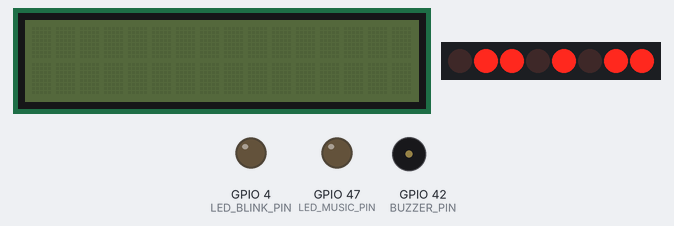
The sketch below on a simulated ESP32. On the bench: 16×2 character LCD, 8 port-expander outputs drawn as a row of LEDs (first output left, lit = HIGH), output pins drawn as LEDs (lit = HIGH), buzzer (waves = sounding). What the sketch prints to the serial monitor is not drawn.

Above: at 16.89 s.
At 17.94 s:
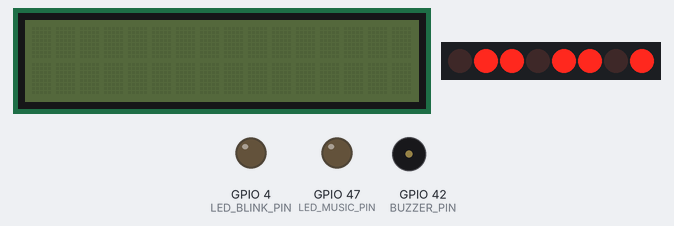
At 18.98 s:
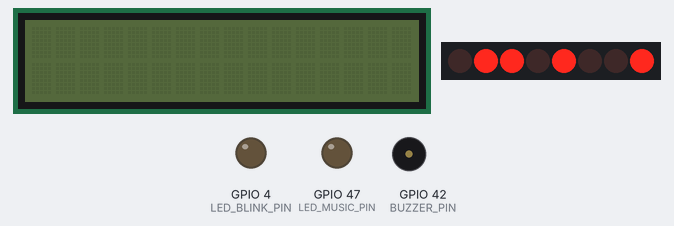
At 20.56 s:
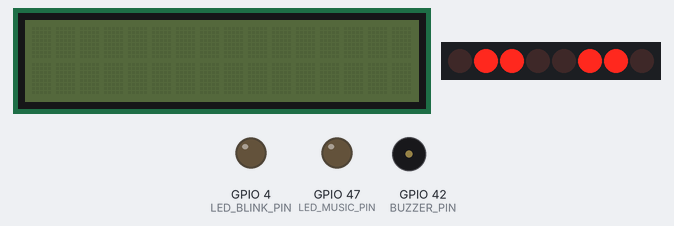
At 28.92 s:
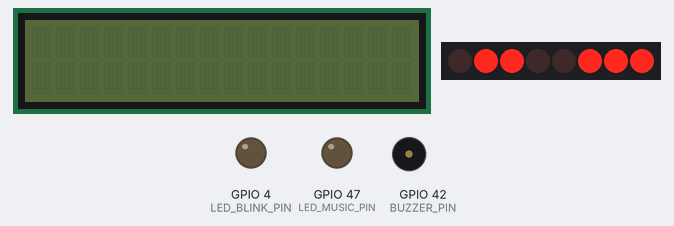
At 37.9 s:
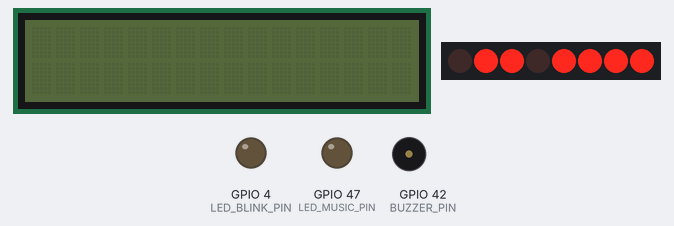
Timing chart, 0 to 40.0 s (numbered marks = the images above):
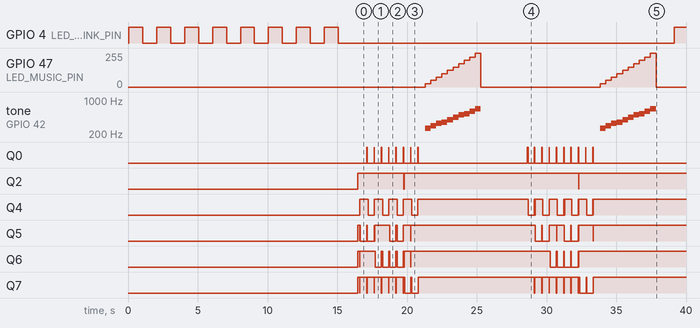

The sketch:

Lab3part2.ino
```cpp
#include <Wire.h>
#include <LiquidCrystal_I2C.h>

#define BIT_RS        0x01  // Bit 0: command (0) or data (1)
#define BIT_RW        0x02  // Bit 1: writing to (0) or reading from (1) the LCD
#define BIT_EN        0x04  // Bit 2: HIGH to signal the LCD that data or a command is incoming, and back to LOW to tell the LCD device to process it
#define BIT_BACKLIGHT 0x08  // Bit 3: backlight control bit, turn on (1), and turn off (0)

#define LED_BLINK_PIN  4    // Task 1: LED Blinker
#define LED_MUSIC_PIN  47    // Task 3: LED for buzzer
#define BUZZER_PIN     42    // Task 3: buzzer

#define BUZZER_CHANNEL 0
#define LED_CHANNEL    1

LiquidCrystal_I2C lcd(0x27, 16, 2);

// TCB (Task Control Block)
struct TCB {
  String name;           // Task name
  int priority;          // priority (1-4)
  bool isDone;           // is this task finish
  void (*task_func)();   // function pointer
};

// Task function
void taskLEDBlinker();
void taskCounter();
void taskMusicPlayer();
void taskAlphabetPrinter();

// TCB array
TCB myTasks[4] = {
  {"LED Blinker",      4, false, taskLEDBlinker},
  {"Counter",          3, false, taskCounter},
  {"Music Player",     2, false, taskMusicPlayer},
  {"Alphabet Printer", 1, false, taskAlphabetPrinter}
};

//Name: lcd_send
//Description: Take value and preprocess it then send to LCD
void lcd_send(uint8_t value, bool is_data) {
  uint8_t rs_bit = is_data ? BIT_RS : 0x00;
  uint8_t backlight_bit = BIT_BACKLIGHT;

  // 1. first half data (Bits 4-7)
  uint8_t high_nibble = value & 0xF0;

  Wire.beginTransmission(0x27);
  Wire.write(high_nibble | backlight_bit | BIT_EN | rs_bit);
  Wire.write(high_nibble | backlight_bit | 0x00 | rs_bit);
  Wire.endTransmission();
  delay(1);

  // 2. second half data
  uint8_t low_nibble = (value << 4) & 0xF0;

  Wire.beginTransmission(0x27);
  Wire.write(low_nibble | backlight_bit | BIT_EN | rs_bit);
  Wire.write(low_nibble | backlight_bit | 0x00 | rs_bit);
  Wire.endTransmission();
  delay(1);
}

// lcd command with select bit = 0
void lcd_command(uint8_t cmd) {
  lcd_send(cmd, false);
}

// lcd data with select bit = 1
void lcd_data(uint8_t data) {
  lcd_send(data, true);
}

void lcd_print(const char* str) {
  while (*str) {
    lcd_data(*str++);
  }
}

void lcd_print_int(int num) {
  if (num == 10) {
    lcd_data('1');
    lcd_data('0');
  } else {
    lcd_data('0' + num); // 1~9 ASCII
  }
}

// Task 1: LED Blinker (Turn an external LED on and off eight times in one second intervals)
void taskLEDBlinker() {
  for (int i = 0; i < 8; i++) {
    digitalWrite(LED_BLINK_PIN, HIGH);
    delay(1000);
    digitalWrite(LED_BLINK_PIN, LOW);
    delay(1000);
  }
}

// Task 2: Counter (Count up from 1 to 10 on LCD)
void taskCounter() {
  lcd_command(0x01); //clears the LCD screen
  delay(2);          //cleaning delay

  for (int i = 1; i <= 10; i++) {
    lcd_command(0x80); //set cursor to the first line
    lcd_print("Count: ");
    lcd_print_int(i);  //print int
    delay(500);
  }
}

// Task 3: Music player (Play a melody of ten notes on a buzzer and display the “notes” (read: different voltage levels) on a second LED.)
void taskMusicPlayer() {
  // Define 10 music symbol
  int notes[10] = {262, 294, 330, 349, 392, 440, 494, 523, 587, 659};
  // Define 10 different voltage corronsponding 10 music symbol
  int brightness[10] = {25, 50, 75, 100, 125, 150, 175, 200, 225, 255};

  for (int i = 0; i < 10; i++) {
    // ledcSetup(BUZZER_CHANNEL, notes[i], 8);
    // ledcWrite(BUZZER_CHANNEL, 128);
    ledcWriteTone(BUZZER_PIN, notes[i]);

    // Second LED voltage
    ledcWrite(LED_MUSIC_PIN, brightness[i]);

    delay(400);
  }

  ledcWrite(BUZZER_PIN, 0);
  ledcWrite(LED_MUSIC_PIN, 0);
}

// Task 4：Alphabet Printer
void taskAlphabetPrinter() {
  for (char c = 'A'; c <= 'Z'; c++) {
    Serial.print(c);
    if (c < 'Z') Serial.print(", ");
    delay(50);
  }
  Serial.println();
}

void setup() {
  Serial.begin(115200);
  Wire.begin();
  lcd.init();
  delay(2);

  // GPIO
  pinMode(LED_BLINK_PIN, OUTPUT);
  // ledcSetup(BUZZER_CHANNEL, 2000, 8);
  // ledcAttachPin(BUZZER_PIN, BUZZER_CHANNEL);
  // ledcSetup(LED_CHANNEL, 5000, 8);
  // ledcAttachPin(LED_MUSIC_PIN, LED_CHANNEL);

  ledcAttach(BUZZER_PIN, 2000, 8);
  ledcAttach(LED_MUSIC_PIN, 5000, 8);

  Serial.println("--- Scheduler Initialized with Manual LCD Driver ---");
}

void loop() {
  int highestPriority = -1;
  int targetIndex = -1;

  for (int i = 0; i < 4; i++) {
    if (!myTasks[i].isDone) {
      if (myTasks[i].priority > highestPriority) {
        highestPriority = myTasks[i].priority;
        targetIndex = i;
      }
    }
  }

  if (targetIndex != -1) {
    myTasks[targetIndex].task_func();
    myTasks[targetIndex].isDone = true;

    Serial.print(myTasks[targetIndex].name);
    Serial.print(": ");
    Serial.println(myTasks[targetIndex].priority);
  }
  // Round finish，update priorities
  else {
    Serial.println("===========================================");
    Serial.println("All tasks completed! Cycling priorities...");
    Serial.println("===========================================");

    for (int i = 0; i < 4; i++) {
      myTasks[i].isDone = false;
      myTasks[i].priority = (myTasks[i].priority % 4) + 1;
    }

    delay(2000);
  }
}
```

Measured:
- by itself, GPIO 4 (LED_BLINK_PIN): goes 7 × (HIGH 1.0 s, LOW 1.0 s), HIGH 1.0 s, LOW 24.1 s, then HIGH
- by itself, Q0: goes 7 × (HIGH 0.02 s, LOW 0.50 s), HIGH 0.03 s, LOW 7.8 s, HIGH 0.09 s, 9 × (LOW 0.43 s, HIGH 0.02 s), then LOW
- by itself, Q2: goes HIGH 3.3 s, LOW 0.03 s, HIGH 12.5 s, LOW 0.02 s, then HIGH
- by itself, Q4: LOW → HIGH at 16.6 s, → LOW 0.59 s later, → HIGH 0.43 s later, → LOW 0.61 s later, … (27 changes in this stretch)
- by itself, GPIO 47 (LED_MUSIC_PIN): 0/255 → 25/255 at 21.3 s, → 50/255 0.40 s later, → 75/255 0.40 s later, → 100/255 0.40 s later, … (22 changes in this stretch)
- by itself, tone on GPIO 42 (BUZZER_PIN): plays 262 Hz for 0.40 s, 294 Hz for 0.40 s, 330 Hz for 0.40 s, 349 Hz for 0.40 s, 392 Hz for 0.40 s, 440 Hz for 0.40 s … (20 notes in this stretch)
- what the display in image 0 shows lasts 0.4 s, from 16.7 s to 17.1 s
